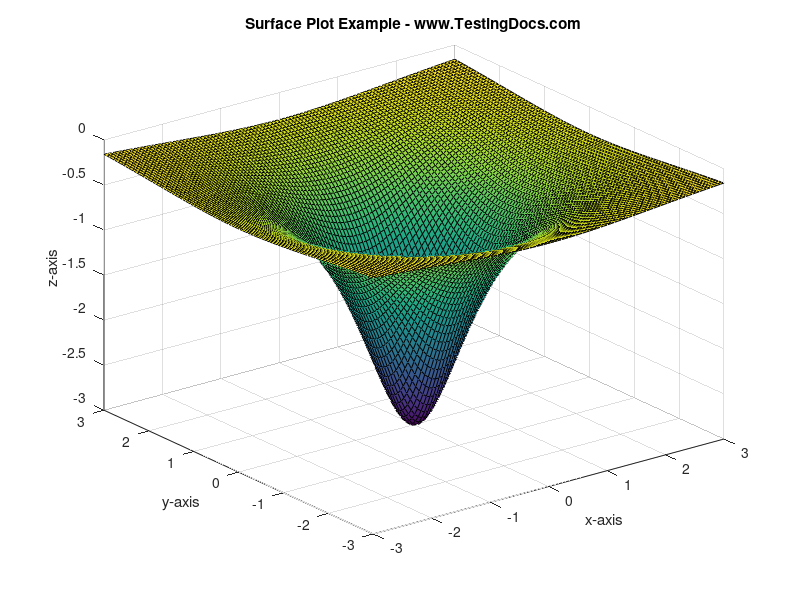

Source code (MATLAB):
% 3D Surface Plot Example
 % www.TestingDocs.com
 points = linspace(-3,3,100);
 [x,y] = meshgrid(points,points);
 z= -3./(1+ x.^2 + y.^2);
 surf(x,y,z);
 xlabel("x-axis");
 ylabel("y-axis");
 zlabel("z-axis");
 title("Surface Plot Example - www.TestingDocs.com");
